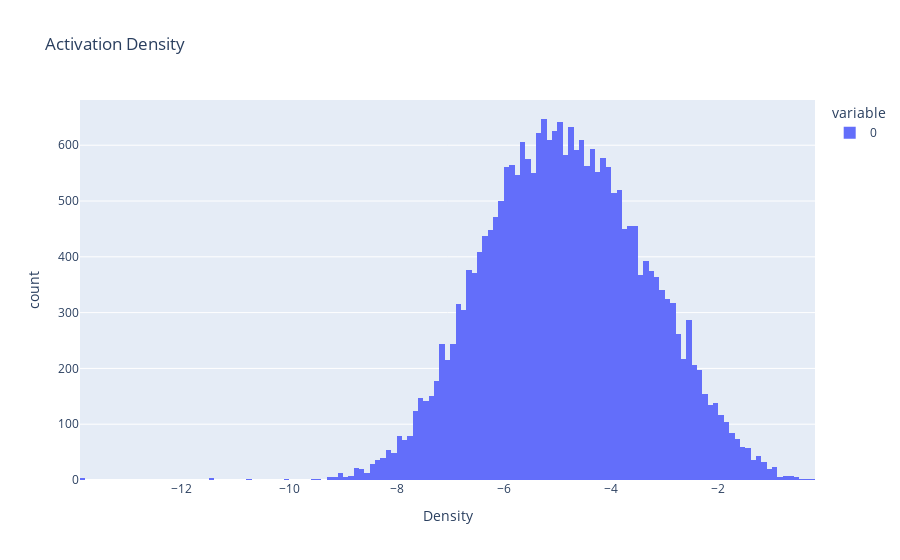

Source (notebook cell):
### Code cell
fig = px.histogram(log_density, title="Activation Density", labels={'value': 'Density', 'index': 'Feature Index'})
fig.show()

### Figure 1 — Plotly figure (JSON) as saved in the notebook; plotly's stock layout.template omitted (floating-point values rounded to 4 significant figures; data arrays with more than 128 entries replaced by an {"elided": "..."} marker saying what was removed)
{"data": [{"alignmentgroup": "True", "bingroup": "x", "hovertemplate": "variable=0<br>Density=%{x}<br>count=%{y}<extra></extra>", "legendgroup": "0", "marker": {"color": "#636efa", "pattern": {"shape": ""}}, "name": "0", "offsetgroup": "0", "orientation": "v", "showlegend": true, "type": "histogram", "x": {"elided": "24576 float values"}, "xaxis": "x", "yaxis": "y"}], "layout": {"barmode": "relative", "legend": {"title": {"text": "variable"}, "tracegroupgap": 0}, "title": {"text": "Activation Density"}, "xaxis": {"anchor": "y", "domain": [0, 1], "title": {"text": "Density"}}, "yaxis": {"anchor": "x", "domain": [0, 1], "title": {"text": "count"}}}}
